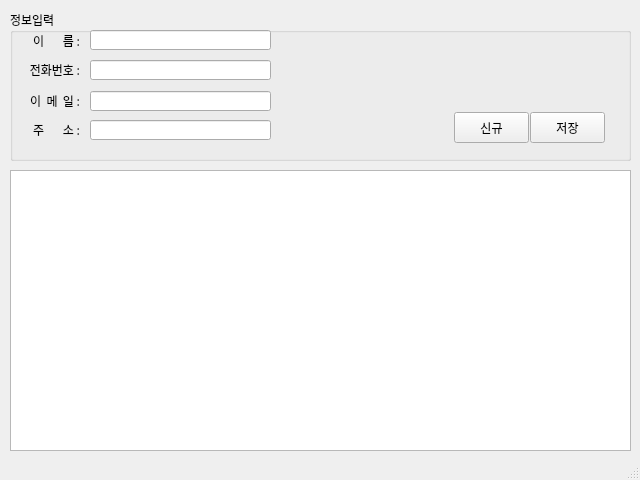
<?xml version="1.0" encoding="UTF-8"?>
<ui version="4.0">
 <class>MainWindow</class>
 <widget class="QMainWindow" name="MainWindow">
  <property name="geometry">
   <rect>
    <x>0</x>
    <y>0</y>
    <width>640</width>
    <height>480</height>
   </rect>
  </property>
  <property name="font">
   <font>
    <family>나눔고딕</family>
   </font>
  </property>
  <property name="windowTitle">
   <string>MainWindow</string>
  </property>
  <widget class="QWidget" name="centralwidget">
   <widget class="QWidget" name="verticalLayoutWidget">
    <property name="geometry">
     <rect>
      <x>10</x>
      <y>10</y>
      <width>621</width>
      <height>151</height>
     </rect>
    </property>
    <layout class="QVBoxLayout" name="verticalLayout">
     <item>
      <widget class="QGroupBox" name="groupBox">
       <property name="title">
        <string>정보입력</string>
       </property>
       <widget class="QLabel" name="label">
        <property name="geometry">
         <rect>
          <x>10</x>
          <y>23</y>
          <width>60</width>
          <height>16</height>
         </rect>
        </property>
        <property name="text">
         <string>이       름 :</string>
        </property>
        <property name="alignment">
         <set>Qt::AlignRight|Qt::AlignTrailing|Qt::AlignVCenter</set>
        </property>
       </widget>
       <widget class="QLineEdit" name="txtName">
        <property name="geometry">
         <rect>
          <x>80</x>
          <y>20</y>
          <width>181</width>
          <height>20</height>
         </rect>
        </property>
        <property name="inputMethodHints">
         <set>Qt::ImhDigitsOnly|Qt::ImhLatinOnly</set>
        </property>
       </widget>
       <widget class="QLineEdit" name="txtPhone">
        <property name="geometry">
         <rect>
          <x>80</x>
          <y>50</y>
          <width>181</width>
          <height>20</height>
         </rect>
        </property>
        <property name="inputMethodHints">
         <set>Qt::ImhFormattedNumbersOnly</set>
        </property>
        <property name="text">
         <string/>
        </property>
       </widget>
       <widget class="QLabel" name="label_2">
        <property name="geometry">
         <rect>
          <x>10</x>
          <y>52</y>
          <width>60</width>
          <height>16</height>
         </rect>
        </property>
        <property name="text">
         <string>전화번호 :</string>
        </property>
        <property name="alignment">
         <set>Qt::AlignRight|Qt::AlignTrailing|Qt::AlignVCenter</set>
        </property>
       </widget>
       <widget class="QLabel" name="label_3">
        <property name="geometry">
         <rect>
          <x>10</x>
          <y>83</y>
          <width>60</width>
          <height>16</height>
         </rect>
        </property>
        <property name="text">
         <string>이  메  일 :</string>
        </property>
        <property name="alignment">
         <set>Qt::AlignRight|Qt::AlignTrailing|Qt::AlignVCenter</set>
        </property>
       </widget>
       <widget class="QLineEdit" name="txtEmail">
        <property name="geometry">
         <rect>
          <x>80</x>
          <y>81</y>
          <width>181</width>
          <height>20</height>
         </rect>
        </property>
        <property name="text">
         <string/>
        </property>
       </widget>
       <widget class="QLabel" name="label_4">
        <property name="geometry">
         <rect>
          <x>10</x>
          <y>112</y>
          <width>60</width>
          <height>16</height>
         </rect>
        </property>
        <property name="text">
         <string>주       소 :</string>
        </property>
        <property name="alignment">
         <set>Qt::AlignRight|Qt::AlignTrailing|Qt::AlignVCenter</set>
        </property>
       </widget>
       <widget class="QLineEdit" name="txtAdress">
        <property name="geometry">
         <rect>
          <x>80</x>
          <y>110</y>
          <width>181</width>
          <height>20</height>
         </rect>
        </property>
        <property name="text">
         <string/>
        </property>
       </widget>
       <widget class="QPushButton" name="btnNew">
        <property name="geometry">
         <rect>
          <x>444</x>
          <y>102</y>
          <width>75</width>
          <height>31</height>
         </rect>
        </property>
        <property name="text">
         <string>신규</string>
        </property>
       </widget>
       <widget class="QPushButton" name="btnSave">
        <property name="geometry">
         <rect>
          <x>520</x>
          <y>102</y>
          <width>75</width>
          <height>31</height>
         </rect>
        </property>
        <property name="text">
         <string>저장</string>
        </property>
       </widget>
      </widget>
     </item>
    </layout>
   </widget>
   <widget class="QWidget" name="verticalLayoutWidget_2">
    <property name="geometry">
     <rect>
      <x>10</x>
      <y>170</y>
      <width>621</width>
      <height>281</height>
     </rect>
    </property>
    <layout class="QVBoxLayout" name="verticalLayout_2">
     <item>
      <widget class="QTableWidget" name="tblAdress"/>
     </item>
    </layout>
   </widget>
  </widget>
  <widget class="QStatusBar" name="statusbar"/>
 </widget>
 <resources/>
 <connections/>
</ui>
